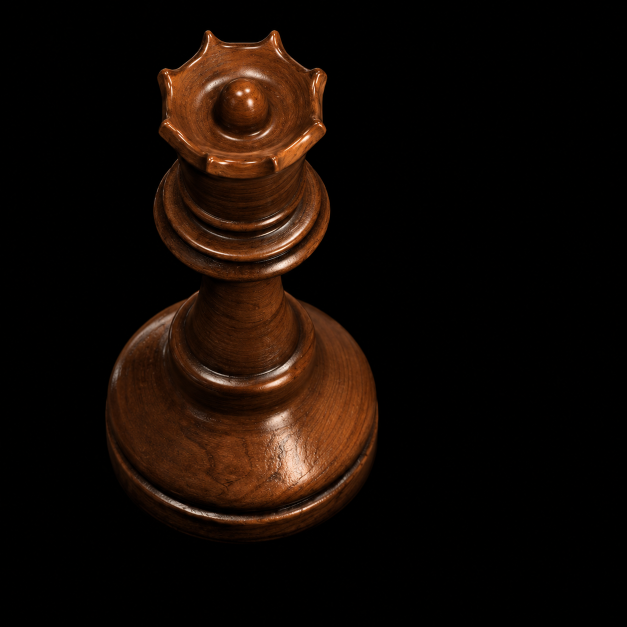
#> input picture assets/queen/reference.png, 1254 x 1254 px, found by its file name (shown at 1/2 size)
$ python measure_contact.py
#> lines starting #> are read from the running program, lines starting #| are printed output that depends on the picture
"""Inspect the reference contact crescent without modifying source pixels."""
from pathlib import Path
import json
import numpy as np
from PIL import Image,ImageDraw,ImageFont,ImageFilter
HERE=Path(__file__).resolve().parent
ROOT=next((p for p in HERE.parents if (p/'assets/queen').is_dir()),HERE.parent/'queen-profile-019')
ref=Image.open(ROOT/'assets/queen/reference.png').convert('RGB')
#> ref is the input picture: PIL image 1254x1254 RGB; mean R, G, B 19.3, 10, 4.7
a=np.asarray(ref.filter(ImageFilter.GaussianBlur(1)),dtype=float)/255
points=[]
for left,right,top,bottom in [(427,440,250,273),(440,454,268,283),(454,471,271,287),(471,489,272,287),(496,514,263,281),(514,529,250,272)]:
    score=a[top:bottom,left:right].min(2)
    yy,xx=np.unravel_index(score.argmax(),score.shape)
    points.append({'window':[left,top,right,bottom],'pixel':[int(xx+left),int(yy+top)],'min_rgb':float(score.max())})
#> this loop made 6 passes
#> (yy, xx) on passes 1 to 6: (13, 10), (5, 13), (4, 4), (6, 0), (4, 14), (18, 14)
#> after the loop, points = 6 items
font_path=next(p for p in ['C:/Windows/Fonts/segoeui.ttf','/mnt/c/Windows/Fonts/segoeui.ttf','/usr/share/fonts/truetype/dejavu/DejaVuSans.ttf'] if Path(p).exists())
out=ref.crop((410,230,550,297)).resize((840,402),Image.Resampling.NEAREST);d=ImageDraw.Draw(out);font=ImageFont.truetype(font_path,18)
#> after `out = ref.crop((410, 230, 550, 297)).resize((840, 402), Image.Resampli`:
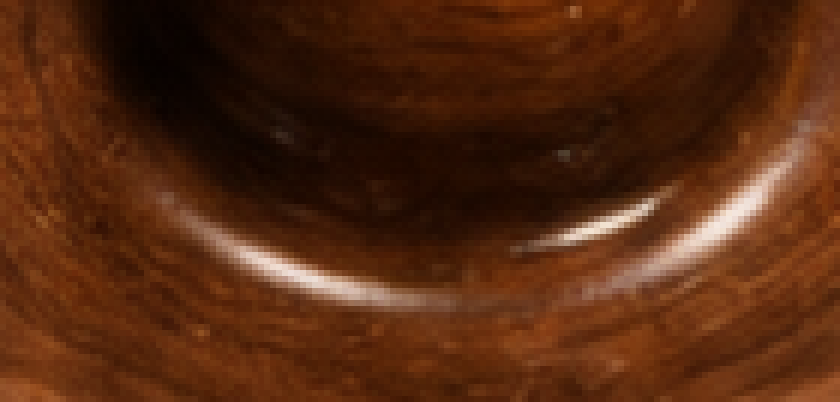
#> out: PIL image 840x402 RGB; mean R, G, B 84.3, 41.1, 17.4
for point in points:
    x,y=point['pixel'];xx=(x-410)*6;yy=(y-230)*6
    d.ellipse((xx-9,yy-9,xx+9,yy+9),outline='cyan',width=2);d.text((xx-35,yy+12),str((x,y)),font=font,fill='cyan')
#> this loop made 6 passes
#> (x, y, xx, yy) on passes 1 to 6: (437, 263, 162, 198), (453, 273, 258, 258), (458, 275, 288, 270), (471, 278, 366, 288), (510, 267, 600, 222), (528, 268, 708, 228)
out.save(HERE/'contact-targets.png')
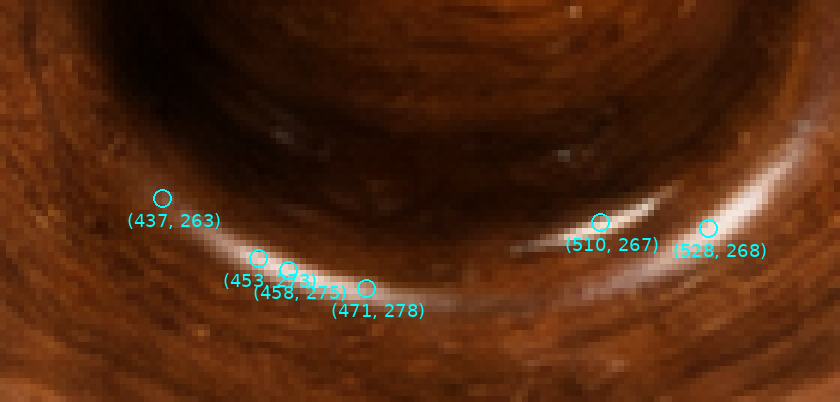
#> saved as contact-targets.png: PIL image 840x402 RGB; mean R, G, B 83.1, 42.4, 18.8
(HERE/'contact-targets.json').write_text(json.dumps(points,indent=2)+'\n',encoding='utf-8')
print(json.dumps(points,indent=2))
#> (printed output is left out)

$ run again, with assets/queen/comparison-base.png copied over assets/queen/reference.png
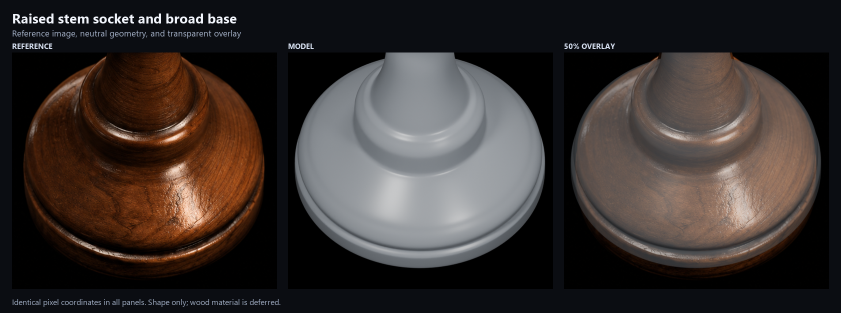
#> input picture assets/queen/comparison-base.png, 1682 x 626 px, found by its file name (shown at 1/2 size)
#> ref is the input picture: PIL image 1682x626 RGB; mean R, G, B 57.2, 49.7, 47.2
#> the loop `for left,right,top,bottom in [(427,440,250,273),(440,454,268,283),(454..` made 6 passes
#> (yy, xx) on passes 1 to 6: (22, 12), (9, 12), (10, 1), (2, 8), (3, 0), (11, 1)
#> after the loop `for left,right,top,bottom in [(427,440,250,273),(440,454,268,283),(454..`: points = 6 items
#> `out = ref.crop((410, 230, 550, 297)).resize((840, 402), Image.Resampli`:
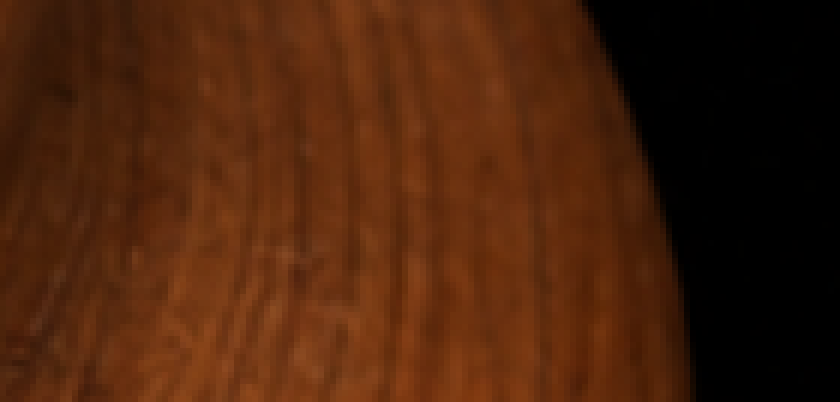
#> out: PIL image 840x402 RGB; mean R, G, B 73.5, 34, 11.4
#> the loop `for point in points:` made 6 passes
#> (x, y, xx, yy) on passes 1 to 6: (439, 272, 174, 252), (452, 277, 252, 282), (455, 281, 270, 306), (479, 274, 414, 264), (496, 266, 516, 216), (515, 261, 630, 186)
#> `out.save(HERE/'contact-targets.png')`:
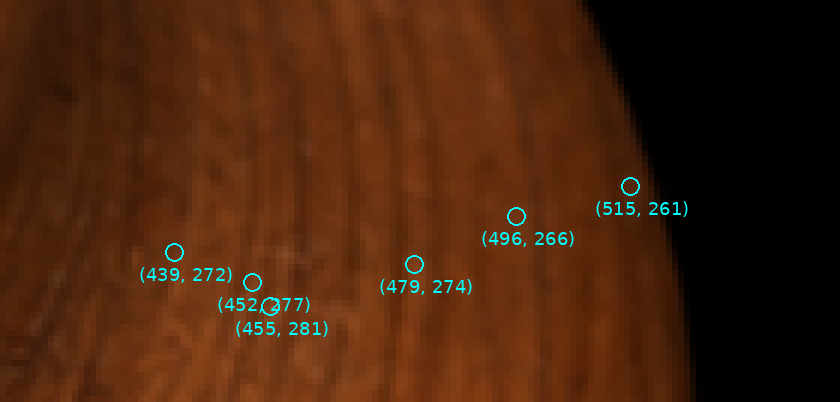
#> saved as contact-targets.png: PIL image 840x402 RGB; mean R, G, B 72.6, 35.7, 13.3
#> (printed output is left out)
